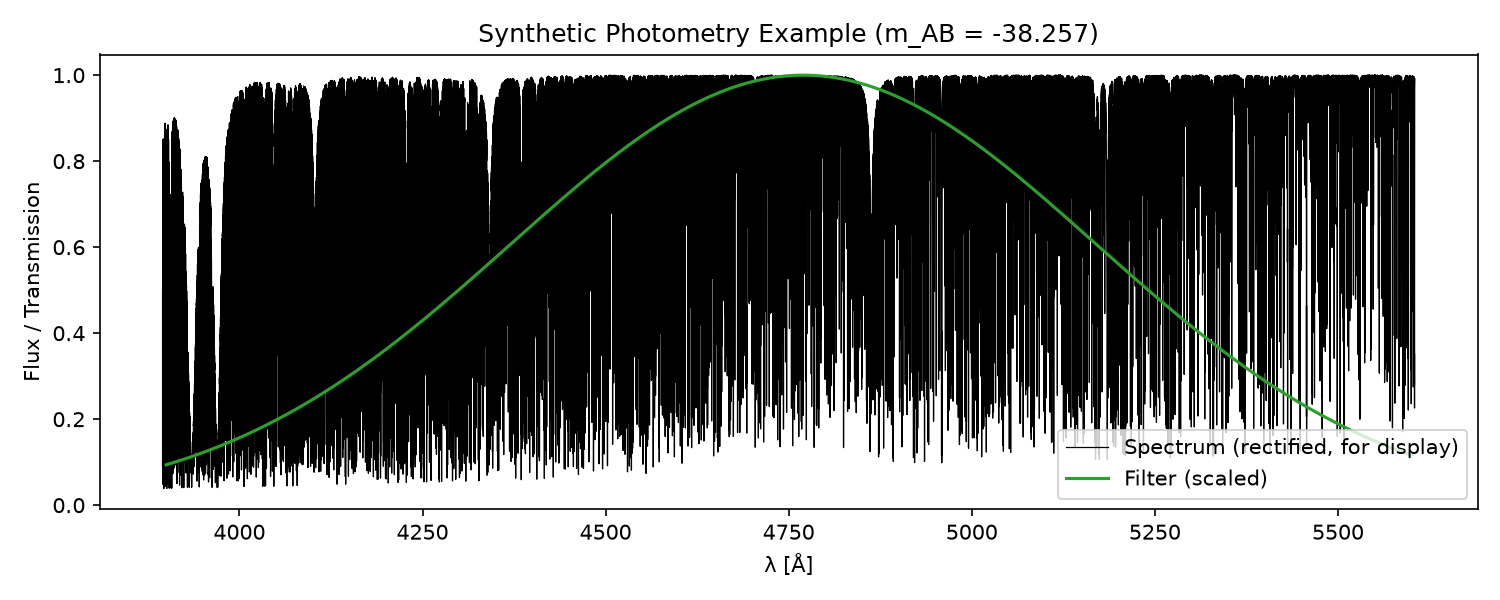

This figure's Julia source:
# Synthetic Photometry Example (Julia)
# Synthesizes a spectrum, integrates it against a filter transmission
# curve, and computes a synthetic AB magnitude.

println(">>> [1/8] Loading packages...")
using Korg
using DelimitedFiles
using Interpolations
using PyPlot
println(">>> [1/8] Packages loaded: Korg, DelimitedFiles, Interpolations, PyPlot")

# ---------------------------------------------------------------------------
# 1. Load a filter transmission curve (example: SDSS g-band)
# ---------------------------------------------------------------------------
# `readdlm(path, delim, T1, T2)` doesn't exist -- there's no two-Type-args
# overload. `readdlm(path, delim, T)` returns a single Matrix{T} with one
# column per field; split it into the two columns you actually want.
filter_path = joinpath(@__DIR__, "sdss_g_filter.dat")

if isfile(filter_path)
    println(">>> [2/8] Loading filter transmission curve: $(filter_path)")
    filter_data = readdlm(filter_path, '\t', Float64)
    λfilt = filter_data[:, 1]
    Tfilt = filter_data[:, 2]
else
    # No file on disk -- fall back to a rough Gaussian approximation of the
    # SDSS g-band response (real curve peaks ~4770 Å, spans ~3900-5600 Å;
    # for an authentic curve, grab one from the SVO Filter Profile Service).
    println(">>> [2/8] $(filter_path) not found -- using an approximate " *
            "Gaussian SDSS g-band curve instead (replace with the real " *
            "SVO transmission file for anything quantitative).")
    λfilt = collect(3900.0:5.0:5600.0)
    λ0, σ = 4770.0, 400.0
    Tfilt = exp.(-0.5 .* ((λfilt .- λ0) ./ σ) .^ 2)
end
println(">>> [2/8] Filter curve: $(length(λfilt)) points, " *
        "range $(minimum(λfilt)) - $(maximum(λfilt)) Å")

# ---------------------------------------------------------------------------
# 2. Synthesize a spectrum with Korg
# ---------------------------------------------------------------------------
# `synth` has no `λmin=`/`λmax=` keywords -- needs `wavelengths=(λmin,λmax)`.
# `get_linelist(:vald)` doesn't exist -- use `get_VALD_solar_linelist()`.
# A small buffer around the filter's exact bounds avoids the interpolation
# below landing right on (or just past) the synthesis grid's edge.
buffer = 5.0
λmin = minimum(λfilt) - buffer
λmax = maximum(λfilt) + buffer

println(">>> [3/8] Loading VALD solar linelist...")
linelist = Korg.get_VALD_solar_linelist()
println(">>> [3/8] Linelist loaded: $(length(linelist)) lines")

println(">>> [4/8] Running Korg.synth over $(λmin) - $(λmax) Å...")
wls, flux, cont = Korg.synth(
    Teff = 5800.0,
    logg = 4.40,
    M_H  = 0.0,
    wavelengths = (λmin, λmax),
    linelist    = linelist
)
println(">>> [4/8] Synthesis complete: $(length(wls)) points")

# ---------------------------------------------------------------------------
# 3. Interpolate spectrum onto filter grid
# ---------------------------------------------------------------------------
# IMPORTANT: `synth`'s `flux` is RECTIFIED (continuum-normalized, ~1 outside
# lines) by default -- it's a dimensionless ratio, not a physical flux
# density. Feeding that straight into an AB-magnitude calculation (as the
# original script did) would run without error but silently produce a
# meaningless magnitude, since the AB zeropoint assumes real erg/s/cm^2/Å
# units. The fix: reconstruct physical flux as `flux .* cont` (rectified
# flux times the continuum it was normalized by) before doing any
# photometry -- the rectified version is fine for the display plot below,
# but not for the magnitude integral.
println(">>> [5/8] Reconstructing physical flux (flux .* continuum) " *
        "for photometry...")
flux_physical = flux .* cont

itp = LinearInterpolation(wls, flux_physical; extrapolation_bc=Line())
Fλ = itp.(λfilt)

# ---------------------------------------------------------------------------
# 4. Compute synthetic AB magnitude
# ---------------------------------------------------------------------------
c = 2.99792458e18  # speed of light in Å/s

# Convert Fλ (erg/s/cm^2/Å) -> Fν (erg/s/cm^2/Hz)
Fν = Fλ .* (λfilt .^ 2) ./ c

# Filter-weighted mean Fν
num = sum(Fν .* Tfilt)
den = sum(Tfilt)
Fν_eff = num / den

m_AB = -2.5 * log10(Fν_eff / 3.631e-20)   # AB zeropoint: 3631 Jy = 3.631e-20 erg/s/cm^2/Hz

println(">>> [6/8] Synthetic SDSS g magnitude (AB) = ", m_AB)
println(">>>       (this is a surface/Eddington-flux-based magnitude -- " *
        "not diluted by (R/d)^2 -- useful for internal comparisons/colors, " *
        "not a true apparent magnitude without further scaling.)")

# ---------------------------------------------------------------------------
# 5. Plot spectrum + filter curve
# ---------------------------------------------------------------------------
println(">>> [7/8] Building plot...")
figure(figsize=(10, 4))
plot(wls, flux ./ maximum(flux), color="black", linewidth=0.6, label="Spectrum (rectified, for display)")
plot(λfilt, Tfilt, color="tab:green", linewidth=1.5, label="Filter (scaled)")
xlabel("λ [Å]")
ylabel("Flux / Transmission")
title("Synthetic Photometry Example (m_AB = $(round(m_AB, digits=3)))")
legend()
tight_layout()

outpath = "korg_synthetic_photometry.png"
savefig(outpath, dpi=150)
println(">>> [8/8] Plot saved to: $(abspath(outpath))")
println(">>> [8/8] Done.")
